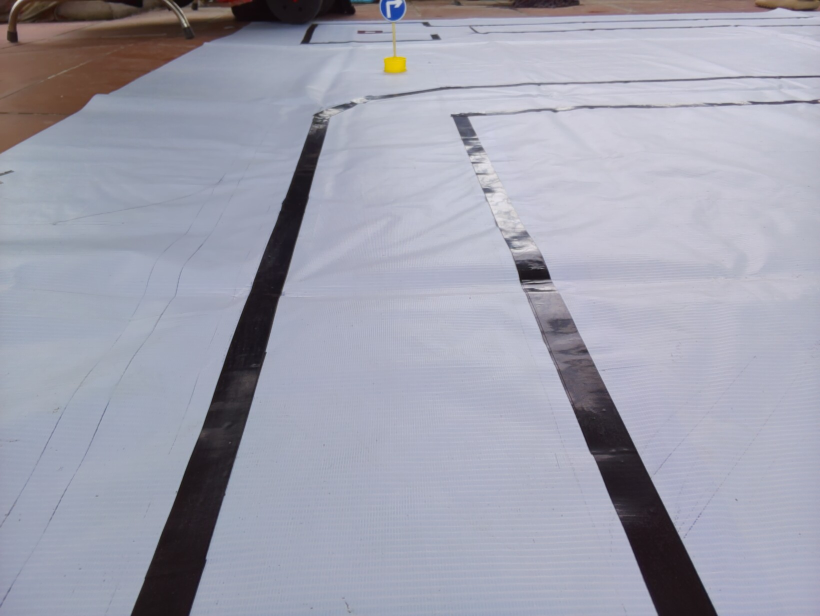
#> input picture test_full_hd.jpg, 1640 x 1232 px (shown at 1/2 size)
$ python -i calibrate_fixed.py   (imports and definitions only)
#> lines starting #> are read from the running program, lines starting #| are printed output that depends on the picture; after the words box and inside, x2 and y2 are one past the last pixel; in counts of white or black regions, pixels touching at a corner belong together
#> further down, picture is the input picture: shape (1232, 1640, 3); mean B, G, R 174.4, 160.4, 159.4
### perception/lane_detector.py
"""
Lane Detection Module - resolution-aware frame processing
OPTIMIZED for BLACK LINES on WHITE BACKGROUND
Designed for: 25cm lane width, 15cm robot width, black tape lines
Camera: Raspberry Pi Camera Module 2
"""

import cv2
import numpy as np
import logging

logger = logging.getLogger(__name__)


DEFAULT_LANE_CONFIG = {
    'roi_top_ratio': 0.6,
    'roi_bottom_ratio': 1.0,
    'roi_left_ratio': 0.1,
    'roi_right_ratio': 0.9,
    'canny_low': 80,
    'canny_high': 185,
    'hough_threshold': 45,
    'min_line_length': 60,
    'max_line_gap': 30,
    'blur_kernel': 7,
    'lane_width_pixels': 457,
    'camera_offset': -15,
}


def _finite_number(value, default, name):
    try:
        number = float(value)
    except (TypeError, ValueError):
        logger.warning(f"Invalid lane config {name}={value!r}; using {default}")
        return default

    if not np.isfinite(number):
        logger.warning(f"Non-finite lane config {name}={value!r}; using {default}")
        return default

    return number


def _clamp_float(value, default, minimum, maximum, name):
    number = _finite_number(value, default, name)
    return max(minimum, min(maximum, float(number)))


def _clamp_int(value, default, minimum, maximum, name):
    number = _finite_number(value, default, name)
    return max(minimum, min(maximum, int(round(number))))


def _normalize_blur_kernel(value, default=7):
    kernel = _clamp_int(value, default, 1, 99, 'blur_kernel')
    if kernel % 2 == 0:
        kernel += 1
    return kernel


def normalize_lane_config(config=None):
    """Return lane detection config with safe numeric values."""
    merged = DEFAULT_LANE_CONFIG.copy()
    if config:
        merged.update(config)

    normalized = {
        'roi_top_ratio': _clamp_float(
            merged.get('roi_top_ratio'),
            DEFAULT_LANE_CONFIG['roi_top_ratio'],
            0.0,
            0.99,
            'roi_top_ratio',
        ),
        'roi_bottom_ratio': _clamp_float(
            merged.get('roi_bottom_ratio'),
            DEFAULT_LANE_CONFIG['roi_bottom_ratio'],
            0.01,
            1.0,
            'roi_bottom_ratio',
        ),
        'roi_left_ratio': _clamp_float(
            merged.get('roi_left_ratio'),
            DEFAULT_LANE_CONFIG['roi_left_ratio'],
            0.0,
            0.99,
            'roi_left_ratio',
        ),
        'roi_right_ratio': _clamp_float(
            merged.get('roi_right_ratio'),
            DEFAULT_LANE_CONFIG['roi_right_ratio'],
            0.01,
            1.0,
            'roi_right_ratio',
        ),
        'canny_low': _clamp_int(
            merged.get('canny_low'), DEFAULT_LANE_CONFIG['canny_low'], 0, 1000, 'canny_low'
        ),
        'canny_high': _clamp_int(
            merged.get('canny_high'), DEFAULT_LANE_CONFIG['canny_high'], 0, 1000, 'canny_high'
        ),
        'hough_threshold': _clamp_int(
            merged.get('hough_threshold'),
            DEFAULT_LANE_CONFIG['hough_threshold'],
            1,
            1000,
            'hough_threshold',
        ),
        'min_line_length': _clamp_int(
            merged.get('min_line_length'),
            DEFAULT_LANE_CONFIG['min_line_length'],
            1,
            10000,
            'min_line_length',
        ),
        'max_line_gap': _clamp_int(
            merged.get('max_line_gap'),
            DEFAULT_LANE_CONFIG['max_line_gap'],
            0,
            10000,
            'max_line_gap',
        ),
        'blur_kernel': _normalize_blur_kernel(
            merged.get('blur_kernel'), DEFAULT_LANE_CONFIG['blur_kernel']
        ),
        'lane_width_pixels': _clamp_int(
            merged.get('lane_width_pixels'),
            DEFAULT_LANE_CONFIG['lane_width_pixels'],
            1,
            10000,
            'lane_width_pixels',
        ),
        'camera_offset': _clamp_int(
            merged.get('camera_offset'),
            DEFAULT_LANE_CONFIG['camera_offset'],
            -10000,
            10000,
            'camera_offset',
        ),
    }

    if normalized['roi_bottom_ratio'] <= normalized['roi_top_ratio']:
        logger.warning(
            "Invalid ROI vertical range: top=%s bottom=%s; using defaults",
            normalized['roi_top_ratio'],
            normalized['roi_bottom_ratio'],
        )
        normalized['roi_top_ratio'] = DEFAULT_LANE_CONFIG['roi_top_ratio']
        normalized['roi_bottom_ratio'] = DEFAULT_LANE_CONFIG['roi_bottom_ratio']

    if normalized['roi_right_ratio'] <= normalized['roi_left_ratio']:
        logger.warning(
            "Invalid ROI horizontal range: left=%s right=%s; using defaults",
            normalized['roi_left_ratio'],
            normalized['roi_right_ratio'],
        )
        normalized['roi_left_ratio'] = DEFAULT_LANE_CONFIG['roi_left_ratio']
        normalized['roi_right_ratio'] = DEFAULT_LANE_CONFIG['roi_right_ratio']

    if normalized['canny_high'] < normalized['canny_low']:
        logger.warning(
            "Canny high threshold lower than low threshold; swapping %s/%s",
            normalized['canny_low'],
            normalized['canny_high'],
        )
        normalized['canny_low'], normalized['canny_high'] = (
            normalized['canny_high'],
            normalized['canny_low'],
        )

    return normalized


# [371 lines left out: functions _looks_like_yuv420_shape, _extract_gray_frame, detect_line, detect_line_black_adaptive, calibrate_lane_width, not called in this run]

### calibrate_fixed.py
"""
Fixed lane-width calibration for the current camera/config setup.

Usage:
    PYTHONPATH=. venv/bin/python calibrate_fixed.py test_full_hd.jpg

This script reads config/hardware_config.yaml, keeps the image at its native
resolution, and uses the same ROI/Canny/Hough settings as lane detection.
"""

import argparse
import sys
from pathlib import Path

import cv2
import numpy as np

from perception.lane_detector import normalize_lane_config
from utils.config_loader import load_config


LANE_WIDTH_CM = 25.0
DEFAULT_CONFIG_PATH = "config/hardware_config.yaml"
DEFAULT_OUTPUT_PATH = "calibration_result_fixed.jpg"


def _extract_gray_frame(frame):
    """Return grayscale from BGR, grayscale, or YUV420-like input."""
    if frame is None or not hasattr(frame, "shape"):
        return None

    if len(frame.shape) == 2:
        height, width = frame.shape[:2]
        if height % 3 == 0 and width % 2 == 0:
            image_height = (height * 2) // 3
            return frame[:image_height, :].copy()
        return frame.copy()

    if len(frame.shape) == 3 and frame.shape[2] == 3:
        return cv2.cvtColor(frame, cv2.COLOR_BGR2GRAY)

    return None


def _as_bgr_frame(frame):
    """Return a BGR frame for drawing."""
    if frame is None or not hasattr(frame, "shape"):
        return None

    if len(frame.shape) == 2:
        height, width = frame.shape[:2]
        if height % 3 == 0 and width % 2 == 0:
            return cv2.cvtColor(frame, cv2.COLOR_YUV2BGR_I420)
        return cv2.cvtColor(frame, cv2.COLOR_GRAY2BGR)

    if len(frame.shape) == 3 and frame.shape[2] == 3:
        return frame.copy()

    return None


def _calculate_x_at_bottom(lines, height, width):
    x_bottoms = []
    for x1, y1, x2, y2, slope in lines:
        x_bottom = x1 + (height - y1) / slope
        if 0 <= x_bottom <= width:
            x_bottoms.append(x_bottom)

    if not x_bottoms:
        return None
    return int(np.median(x_bottoms))


def _draw_text(frame, text, y, color=(255, 255, 255)):
    cv2.putText(
        frame,
        text,
        (10, y),
        cv2.FONT_HERSHEY_SIMPLEX,
        0.7,
        color,
        2,
    )


def calibrate_lane_width_fixed(
    frame,
    lane_config=None,
    output_path=DEFAULT_OUTPUT_PATH,
):
    """
    Measure lane width in pixels using the current lane detection config.

    Args:
        frame: Input image, preferably captured with the current camera setup.
        lane_config: ai.lane_detection config dictionary.
        output_path: Debug image path.

    Returns:
        Measured lane width in pixels, or None if calibration fails.
    """
    config = normalize_lane_config(lane_config)
    gray = _extract_gray_frame(frame)
    frame_calib = _as_bgr_frame(frame)

    if gray is None or frame_calib is None:
        print("❌ Frame không hợp lệ để calibration")
        return None

    height, width = gray.shape[:2]
    center_x = width // 2
    print(f"[INFO] Calibration resolution: {width}x{height}")
#| [INFO] Calibration resolution: 1640x1232
    print(
        "[INFO] Config: "
        f"ROI=({config['roi_left_ratio']:.2f},{config['roi_top_ratio']:.2f})"
        f"-({config['roi_right_ratio']:.2f},{config['roi_bottom_ratio']:.2f}), "
        f"Canny={config['canny_low']}/{config['canny_high']}, "
        f"Hough={config['hough_threshold']}, "
        f"minLen={config['min_line_length']}, maxGap={config['max_line_gap']}, "
        f"blur={config['blur_kernel']}"
    )

    gray_inv = cv2.bitwise_not(gray)
    blur = cv2.GaussianBlur(
        gray_inv,
        (config["blur_kernel"], config["blur_kernel"]),
        0,
    )
    clahe = cv2.createCLAHE(clipLimit=1.5, tileGridSize=(8, 8))
    enhanced = clahe.apply(blur)
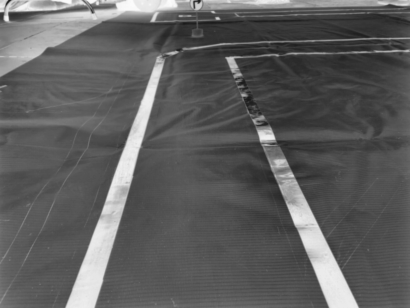
#> enhanced: shape (1232, 1640) (shown at 1/4 size); min 23, max 251, mean 94
    edges = cv2.Canny(enhanced, config["canny_low"], config["canny_high"])
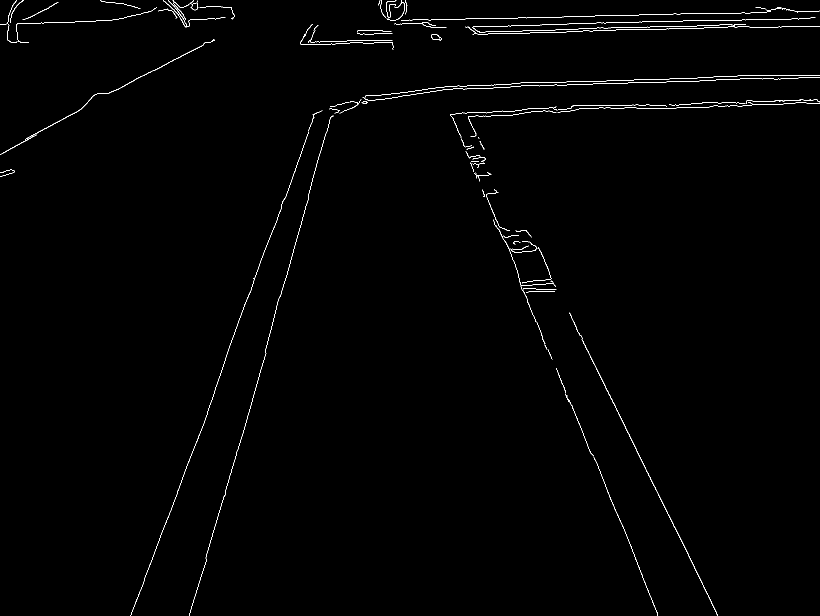
#> edges: shape (1232, 1640) (shown at 1/2 size); 0.72% white in thin lines or dots

    roi_top = int(height * config["roi_top_ratio"])
    roi_bottom = int(height * config["roi_bottom_ratio"])
    roi_left = int(width * config["roi_left_ratio"])
    roi_right = int(width * config["roi_right_ratio"])
    roi_vertices = np.array([[
        (0, roi_bottom),
        (roi_left, roi_top),
        (roi_right, roi_top),
        (width, roi_bottom),
    ]], dtype=np.int32)

    mask = np.zeros_like(edges)
    cv2.fillPoly(mask, roi_vertices, 255)
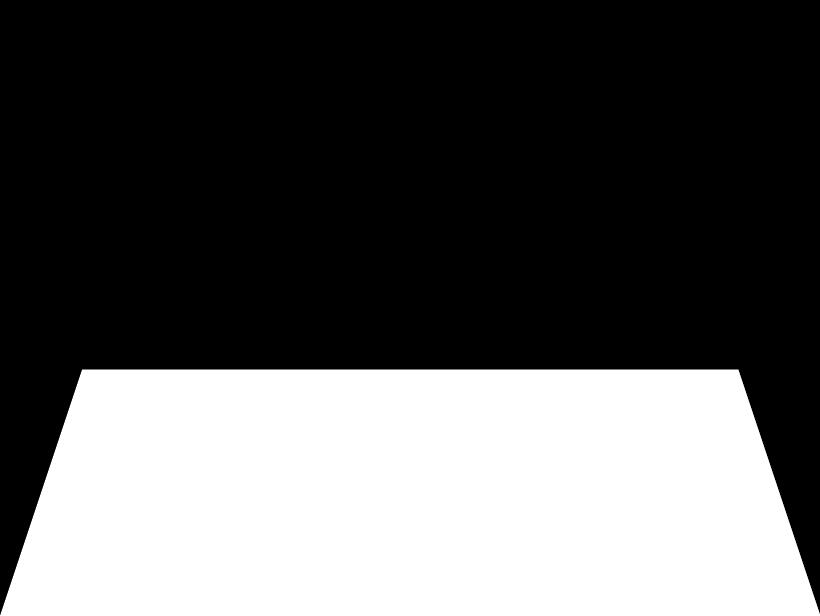
#> mask: shape (1232, 1640) (shown at 1/2 size); 36% white; 1 white region, box (x1, y1, x2, y2) and area: (0, 739, 1640, 1232) 728159
    masked_edges = cv2.bitwise_and(edges, mask)
#> masked_edges: shape (1232, 1640); 0.11% white in thin lines or dots, all inside (x1, y1, x2, y2) = (261, 739, 1436, 1232)
    cv2.polylines(frame_calib, roi_vertices, True, (255, 0, 0), 2)
    cv2.line(frame_calib, (center_x, 0), (center_x, height), (0, 255, 255), 2)
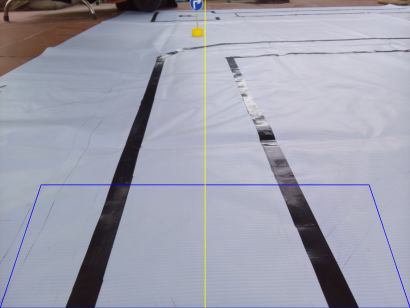
#> frame_calib: shape (1232, 1640, 3) (shown at 1/4 size); mean B, G, R 174.3, 159.9, 158.9

    lines = cv2.HoughLinesP(
        masked_edges,
        rho=1,
        theta=np.pi / 180,
        threshold=config["hough_threshold"],
        minLineLength=config["min_line_length"],
        maxLineGap=config["max_line_gap"],
    )
#> lines = 13 rows, first 6: [1194, 739, 1354, 1066], [261, 1231, 355, 984], [1271, 1119, 1315, 1229], [1281, 915, 1435, 1229], [448, 993, 521, 739], [1206, 960, 1268, 1108]

    if lines is None:
        print("❌ Không tìm thấy đường thẳng nào trong ROI")
        cv2.imwrite(output_path, frame_calib)
        print(f"📸 Đã lưu ảnh debug: {output_path}")
        return None

    left_lines = []
    right_lines = []
    rejected_lines = []

    for line in lines:
        x1, y1, x2, y2 = line[0]

        if abs(x2 - x1) < 1:
            rejected_lines.append((x1, y1, x2, y2))
            continue

        slope = (y2 - y1) / (x2 - x1)
        mid_x = (x1 + x2) / 2

        if slope < -0.5 and mid_x < center_x:
            left_lines.append((x1, y1, x2, y2, slope))
            cv2.line(frame_calib, (x1, y1), (x2, y2), (0, 255, 0), 3)
        elif slope > 0.5 and mid_x > center_x:
            right_lines.append((x1, y1, x2, y2, slope))
            cv2.line(frame_calib, (x1, y1), (x2, y2), (255, 0, 0), 3)
        else:
            rejected_lines.append((x1, y1, x2, y2))
            cv2.line(frame_calib, (x1, y1), (x2, y2), (80, 80, 80), 1)
#> this loop made 13 passes
#> (x1, y1, x2, y2, slope, mid_x) on passes 1 to 8: (1194, 739, 1354, 1066, 2.04, 1274), (261, 1231, 355, 984, -2.63, 308), (1271, 1119, 1315, 1229, 2.5, 1293), (1281, 915, 1435, 1229, 2.04, 1358), (448, 993, 521, 739, -3.48, 484.5), (1206, 960, 1268, 1108, 2.39, 1237), (355, 982, 415, 824, -2.63, 385), (411, 1116, 446, 996, -3.43, 428.5)
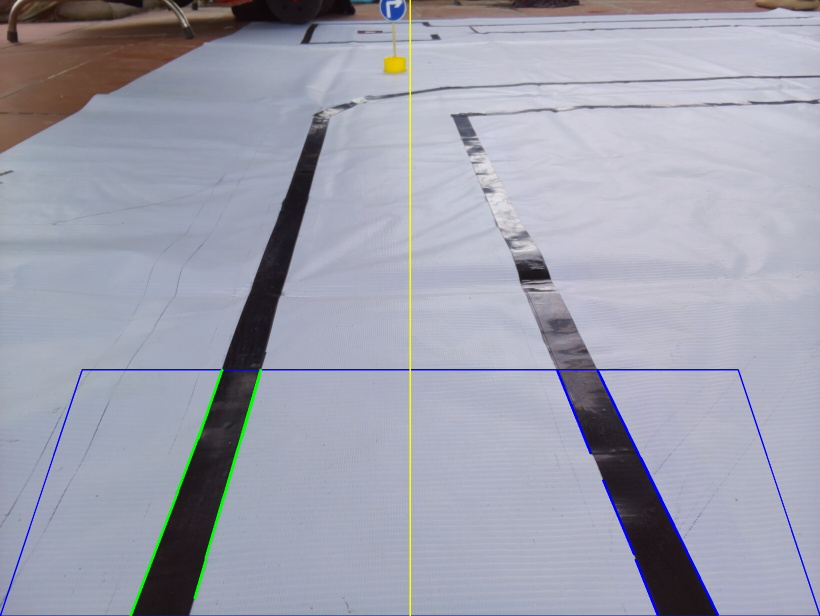
#> frame_calib: shape (1232, 1640, 3) (shown at 1/2 size); 0.53% of pixels changed, all inside (x1, y1, x2, y2) = (259, 737, 1438, 1232)
#> after the loop, left_lines = [(261, 1231, 355, 984, -2.63), (448, 993, 521, 739, -3.48), (355, 982, 415, 824, -2.63), (411, 1116, 446, 996, -3.43), (389, 1196, 412, 1117, -3.43), (396, 877, 444, 739, -2.88), (483, 876, 518, 753, -3.51), (435, 1036, 476, 894, -3.46)]; rejected_lines = []; right_lines = [(1194, 739, 1354, 1066, 2.04), (1271, 1119, 1315, 1229, 2.5), (1281, 915, 1435, 1229, 2.04), (1206, 960, 1268, 1108, 2.39), (1114, 740, 1181, 906, 2.48)]

    print(f"[INFO] Hough lines: {len(lines)}")
#| [INFO] Hough lines: 13
    print(
        f"[INFO] Left lines: {len(left_lines)}, "
        f"Right lines: {len(right_lines)}, Rejected: {len(rejected_lines)}"
    )
#| [INFO] Left lines: 8, Right lines: 5, Rejected: 0

    left_x = _calculate_x_at_bottom(left_lines, height, width)
#> the loop in _calculate_x_at_bottom, `for x1, y1, x2, y2, slope in lines:` made 8 passes
#> (x1, y1, x2, y2, slope, x_bottom) on passes 1 to 8: (261, 1231, 355, 984, -2.63, 260.6), (448, 993, 521, 739, -3.48, 379.3), (355, 982, 415, 824, -2.63, 260.1), (411, 1116, 446, 996, -3.43, 377.2), (389, 1196, 412, 1117, -3.43, 378.5), (396, 877, 444, 739, -2.88, 272.5), (483, 876, 518, 753, -3.51, 381.7), (435, 1036, 476, 894, -3.46, 378.4)
#> after the loop in _calculate_x_at_bottom, `for x1, y1, x2, y2, slope in lines:`: x_bottoms = [260.6, 379.3, 260.1, 377.2, 378.5, 272.5, 381.7, 378.4]
#> left_x = 377
    right_x = _calculate_x_at_bottom(right_lines, height, width)
#> the loop in _calculate_x_at_bottom (call 2), `for x1, y1, x2, y2, slope in lines:` made 5 passes
#> (x1, y1, x2, y2, slope, x_bottom) on passes 1 to 5: (1194, 739, 1354, 1066, 2.04, 1435.2), (1271, 1119, 1315, 1229, 2.5, 1316.2), (1281, 915, 1435, 1229, 2.04, 1436.5), (1206, 960, 1268, 1108, 2.39, 1319.9), (1114, 740, 1181, 906, 2.48, 1312.6)
#> right_x = 1319

    if left_x is None or right_x is None:
        print("❌ Không tìm thấy đủ 2 vạch để đo")
        print(f"   Left X: {left_x}, Right X: {right_x}")
        print("💡 Kiểm tra ảnh debug:")
        print("   - ROI xanh dương có chứa cả 2 line không?")
        print("   - Line trái xanh lá và line phải xanh dương có đúng vạch thật không?")
        print("   - Nếu thấy quá nhiều line xám, tăng hough_threshold/min_line_length")
        cv2.imwrite(output_path, frame_calib)
        print(f"📸 Đã lưu ảnh debug: {output_path}")
        return None

    lane_width_pixels = right_x - left_x
#> lane_width_pixels = 942

    cv2.circle(frame_calib, (left_x, height - 12), 11, (0, 255, 0), -1)
#> frame_calib: shape (1232, 1640, 3); 0.02% of pixels changed, all inside (x1, y1, x2, y2) = (366, 1209, 389, 1232)
    cv2.circle(frame_calib, (right_x, height - 12), 11, (255, 0, 0), -1)
#> frame_calib: shape (1232, 1640, 3); mean B, G, R 174.4, 160.1, 158.3
    cv2.line(frame_calib, (left_x, height - 35), (right_x, height - 35), (0, 255, 255), 4)
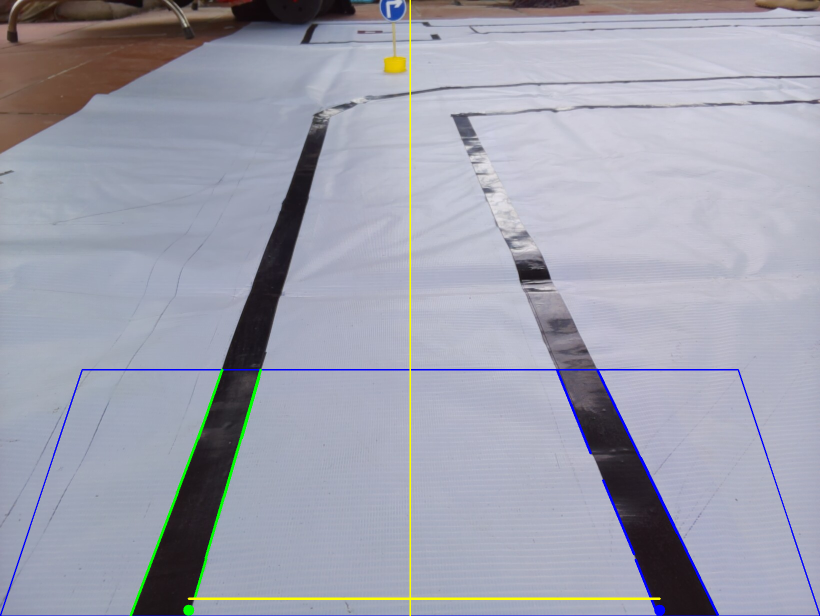
#> frame_calib: shape (1232, 1640, 3) (shown at 1/2 size); mean B, G, R 174, 160.3, 158.5
    cv2.line(frame_calib, (left_x, height - 90), (left_x, height), (0, 255, 0), 2)
#> frame_calib: shape (1232, 1640, 3); 0.01% of pixels changed, all inside (x1, y1, x2, y2) = (376, 1141, 379, 1232)
    cv2.line(frame_calib, (right_x, height - 90), (right_x, height), (255, 0, 0), 2)
#> frame_calib: shape (1232, 1640, 3); mean B, G, R 174, 160.3, 158.5

    _draw_text(frame_calib, f"Lane: {lane_width_pixels}px = {LANE_WIDTH_CM:.0f}cm", 35, (0, 255, 255))
    _draw_text(frame_calib, f"Left: {left_x}px | Right: {right_x}px", 65)
    _draw_text(
        frame_calib,
        f"Hough L:{len(left_lines)} R:{len(right_lines)} rejected:{len(rejected_lines)}",
        95,
    )
    _draw_text(frame_calib, "Green=left | Blue=right | Gray=rejected", height - 15)
#> call 4 of _draw_text, with text = 'Green=left | Blue=right | Gray=rejected', y = 1217, color = (255, 255, 255)
#> in _draw_text (call 4), `cv2.putText( frame, text, (10, y), cv2.FONT_HERSHEY_SIMPLEX, 0.7, colo..`:
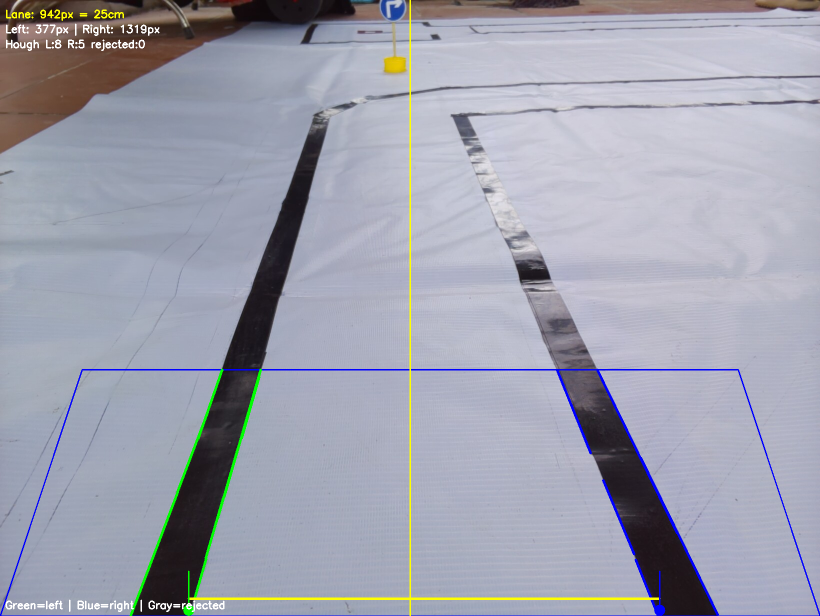
#> frame: shape (1232, 1640, 3) (shown at 1/2 size); mean B, G, R 174.5, 161, 159.2

    cv2.imwrite(output_path, frame_calib)

    print(f"\n{'=' * 60}")
    print("✅ CALIBRATION THÀNH CÔNG:")
    print(f"  Lane Width (Real):  {LANE_WIDTH_CM:.0f} cm")
    print(f"  Lane Width (Pixel): {lane_width_pixels} px")
#|   Lane Width (Pixel): 942 px
    print(f"  Scale Factor:       {LANE_WIDTH_CM / lane_width_pixels:.4f} cm/px")
#|   Scale Factor:       0.0265 cm/px
    print(f"  Left X:             {left_x} px")
#|   Left X:             377 px
    print(f"  Right X:            {right_x} px")
#|   Right X:            1319 px
    print(f"  Current config:     {config['lane_width_pixels']} px")
    print(f"  📸 Đã lưu:          {output_path}")
    print(f"{'=' * 60}\n")
    print("⚠️  CẬP NHẬT:")
    print("  config/hardware_config.yaml:")
    print(f"  ai.lane_detection.lane_width_pixels: {lane_width_pixels}")
#|   ai.lane_detection.lane_width_pixels: 942
    print(f"{'=' * 60}\n")

    return lane_width_pixels


# [38 lines left out: functions load_lane_config, main, not called in this run]


# [2 lines not run here, left out]

>>> import cv2
>>> picture = cv2.imread('test_full_hd.jpg')
>>> result = calibrate_lane_width_fixed(picture)
#> result = 942
